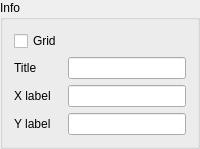
                <widget class="QGroupBox" name="groupBox_15">
                 <property name="title">
                  <string>Info</string>
                 </property>
                 <layout class="QVBoxLayout" name="verticalLayout_25">
                  <item>
                   <layout class="QGridLayout" name="gridLayout_3">
                    <property name="topMargin">
                     <number>0</number>
                    </property>
                    <item row="2" column="1">
                     <widget class="QLineEdit" name="_ndXlabEdit"/>
                    </item>
                    <item row="1" column="0">
                     <widget class="QLabel" name="label_16">
                      <property name="text">
                       <string>Title</string>
                      </property>
                     </widget>
                    </item>
                    <item row="3" column="0">
                     <widget class="QLabel" name="label_39">
                      <property name="text">
                       <string>Y label</string>
                      </property>
                     </widget>
                    </item>
                    <item row="2" column="0">
                     <widget class="QLabel" name="label_17">
                      <property name="text">
                       <string>X label</string>
                      </property>
                     </widget>
                    </item>
                    <item row="3" column="1">
                     <widget class="QLineEdit" name="_ndYlabEdit"/>
                    </item>
                    <item row="1" column="1">
                     <widget class="QLineEdit" name="_ndTitleEdit"/>
                    </item>
                    <item row="0" column="0">
                     <widget class="QCheckBox" name="_ndGridTog">
                      <property name="text">
                       <string>Grid</string>
                      </property>
                     </widget>
                    </item>
                   </layout>
                  </item>
                 </layout>
                </widget>
